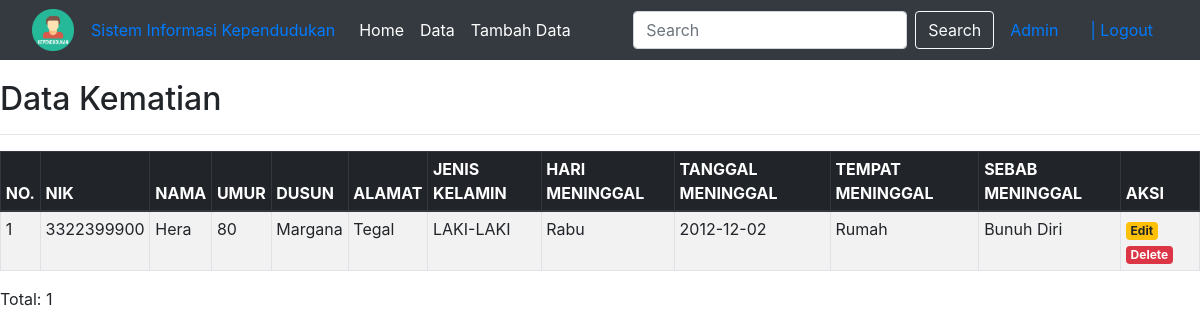
The app's page /admin/list_kematian.php with its own data.
### tables this page shows
CREATE TABLE `data_kematian` (
  `id` int(11) NOT NULL,
  `NIK` char(16) NOT NULL,
  `nama` varchar(30) NOT NULL,
  `umur` varchar(3) NOT NULL,
  `dusun` varchar(12) NOT NULL,
  `alamat` varchar(100) NOT NULL,
  `jenis_kelamin` varchar(9) NOT NULL,
  `hari_meninggal` varchar(6) NOT NULL,
  `tanggal_meninggal` date NOT NULL,
  `tempat_meninggal` varchar(10) NOT NULL,
  `sebab_meninggal` varchar(20) NOT NULL
);

### admin/list_kematian.php (the view, shortened to what this page needs)
<?php
include('../config.php');
?>
<!DOCTYPE html>
<html>
<head>
	<link rel="stylesheet" href="https://stackpath.bootstrapcdn.com/bootstrap/4.1.3/css/bootstrap.min.css">
</head>
<body>
	<nav class="navbar navbar-expand-md navbar-dark bg-dark">
		<div class="container-fluid">
    <img  alt="Penduduk" src="Kependudukan.png" width="42px" style="margin: 1px;padding: 0px color:white;">
    <a href="../main_menu.php" class="nav-item nav-link">Sistem Informasi Kependudukan</a>
    <div class="collapse navbar-collapse" id="navbarCollapse">
        <div class="navbar-nav">
            <a href="index.php" class="nav-item nav-link active">Home</a>
            <a href="data.php" class="nav-item nav-link active">Data</a>
            <a href="tambah_data.php" class="nav-item nav-link active">Tambah Data</a>
        </div>
        <form class="form-inline ml-auto">
            <input type="text" class="form-control mr-sm-2" placeholder="Search">
            <button type="submit" class="btn btn-outline-light">Search</button>
        </form>
        <a href="#" class="nav-item nav-link">Admin</a>
        <a href="form_login.php" class="nav-item nav-link">| Logout</a>
    </div>
</nav>
	<div class="previous" style="margin-top:20px">
		<h2>Data Kematian</h2>
		<hr>
		<table class="table table-striped table-hover table-sm table-bordered">
			<thead class="thead-dark">
				<tr>
					<th>NO.</th>
					<th>NIK</th>
					<th>NAMA</th>
					<th>UMUR</th>
					<th>DUSUN</th>
					<th>ALAMAT</th>
					<th>JENIS KELAMIN</th>
					<th>HARI MENINGGAL</th>
					<th>TANGGAL MENINGGAL</th>
					<th>TEMPAT MENINGGAL</th>
					<th>SEBAB MENINGGAL</th>
					<th>AKSI</th>
				</tr>
			</thead>
			<tbody>
				<?php
				$sql = mysqli_query($koneksi, "SELECT * FROM data_kematian ORDER BY id DESC") or die(mysqli_error($koneksi));
				if(mysqli_num_rows($sql) > 0){
					$no = 1;
					while($data = mysqli_fetch_assoc($sql)){
						echo '
						<tr>
							<td>'.$no.'</td>
							<td>'.$data['NIK'].'</td>
							<td>'.$data['nama'].'</td>
							<td>'.$data['umur'].'</td>
							<td>'.$data['dusun'].'</td>
							<td>'.$data['alamat'].'</td>
							<td>'.$data['jenis_kelamin'].'</td>
							<td>'.$data['hari_meninggal'].'</td>
							<td>'.$data['tanggal_meninggal'].'</td>
							<td>'.$data['tempat_meninggal'].'</td>
							<td>'.$data['sebab_meninggal'].'</td>
							<td>
								<a href="edit_kematian.php?id='.$data['id'].'" class="badge badge-warning">Edit</a>
								<a href="delete_kematian.php?id='.$data['id'].'" class="badge badge-danger" onclick="return confirm(\'Yakin ingin menghapus data ini?\')">Delete</a>
							</td>
						</tr>
						';
						$no++;
					}
				}else{
					echo '
					<tr>
						<td colspan="6">Tidak ada data.</td>
					</tr>
					';
				}
				?>
		</table>
		<p>Total: <?php echo mysqli_num_rows($sql) ?></p>
	</div>
</body>
</html>

### records on screen
data_kematian: NIK "3322399900", nama "Hera", umur "80", dusun "Margana", alamat "Tegal", jenis_kelamin "LAKI-LAKI", hari_meninggal "Rabu", tanggal_meninggal "2012-12-02", tempat_meninggal "Rumah", sebab_meninggal "Bunuh Diri"

### other values on screen
mysqli_num_rows($sql) "1"
